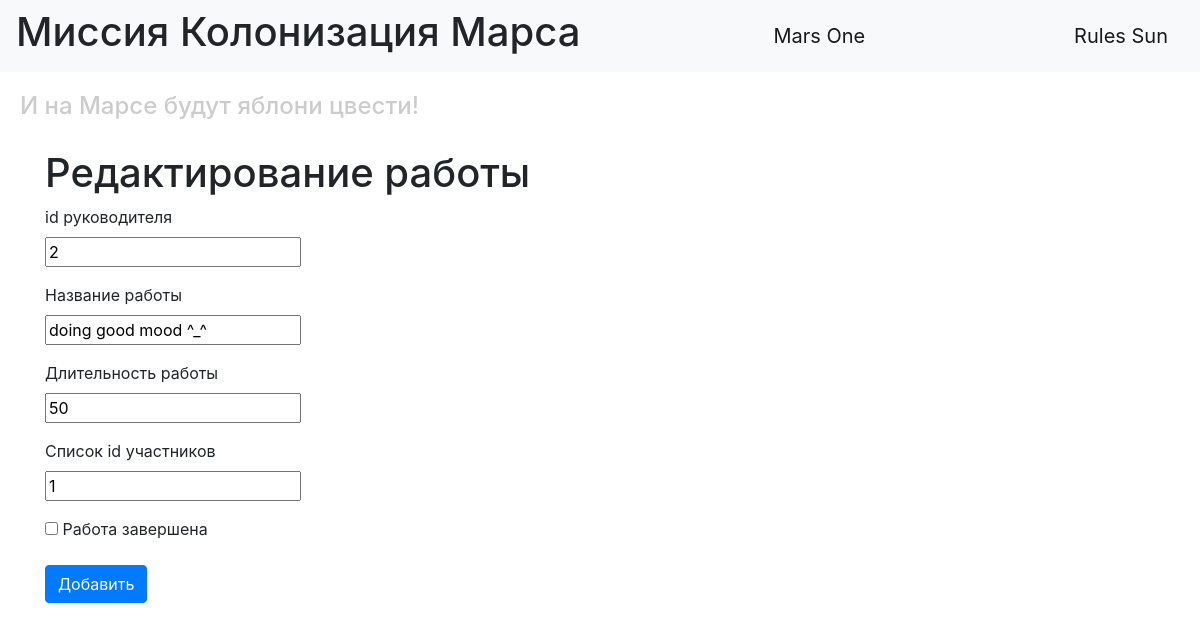
/jobs/5 (signed in), run on the app's committed database.
### data/users.py (models this page shows, shortened)
class User(SqlAlchemyBase, UserMixin, SerializerMixin):
    __tablename__ = 'users'
    id = sqlalchemy.Column(sqlalchemy.Integer,
                           primary_key=True, autoincrement=True)
    surname = sqlalchemy.Column(sqlalchemy.String, nullable=True)
    name = sqlalchemy.Column(sqlalchemy.String, nullable=True)
    age = sqlalchemy.Column(sqlalchemy.Integer)
    position = sqlalchemy.Column(sqlalchemy.String, nullable=True)
    speciality = sqlalchemy.Column(sqlalchemy.String, nullable=True)
    address = sqlalchemy.Column(sqlalchemy.String, nullable=True)
    email = sqlalchemy.Column(sqlalchemy.String,
                              index=True, unique=True, nullable=True)
    hashed_password = sqlalchemy.Column(sqlalchemy.String, nullable=True)
    modified_date = sqlalchemy.Column(sqlalchemy.DateTime)
    city_from = sqlalchemy.Column(sqlalchemy.String)

### data/jobs.py (models this page shows)
class Jobs(SqlAlchemyBase, UserMixin, SerializerMixin):
    __tablename__ = 'jobs'
    id = sqlalchemy.Column(sqlalchemy.Integer,
                           primary_key=True, autoincrement=True)
    team_leader = sqlalchemy.Column(sqlalchemy.Integer,
                                    sqlalchemy.ForeignKey("users.id"))
    user = orm.relation('User')
    job = sqlalchemy.Column(sqlalchemy.String, nullable=True)
    work_size = sqlalchemy.Column(sqlalchemy.Integer)
    collaborators = sqlalchemy.Column(sqlalchemy.String)
    start_date = sqlalchemy.Column(sqlalchemy.DateTime,
                                   default=datetime.datetime.now)
    end_date = sqlalchemy.Column(sqlalchemy.DateTime)
    is_finished = sqlalchemy.Column(sqlalchemy.Boolean, default=False)

### main.py (the view, shortened to what this page needs)
@app.route('/jobs/<int:id>', methods=['GET', 'POST'])
@login_required
def edit_job(id):
    form = JobsForm()
    if request.method == "GET":
        session = db_session.create_session()
        job = session.query(Jobs).filter(Jobs.id == id,
                                          (Jobs.team_leader == current_user.id)|(current_user.id == 1)).first()
        if job:
            form.team_leader.data = job.team_leader
            form.job.data = job.job
            form.work_size.data = job.work_size
            form.collaborators.data = job.collaborators
            form.is_finished.data = job.is_finished
        else:
            abort(404)
    return render_template('addjob.html', title='Редактирование работы', form=form)

### loginform.py
class JobsForm(FlaskForm):
    team_leader = IntegerField('id руководителя', validators=[DataRequired()])
    job = StringField('Название работы', validators=[DataRequired()])
    work_size = IntegerField('Длительность работы', validators=[DataRequired()])
    collaborators = StringField('Список id участников', validators=[DataRequired()])
    start_date = DateField('Время начала работы', default=datetime.datetime.now)
    end_date = DateField('Время конца работы', default=datetime.datetime.now)
    is_finished = BooleanField('Работа завершена', default=False)
    submit = SubmitField('Добавить')

### data/db_session.py (called while the page is built)
def create_session() -> Session:
    global __factory
    return __factory()

### main.py (called while the page is built)
@login_manager.user_loader
def load_user(user_id):
    session = db_session.create_session()
    return session.query(User).get(user_id)

### templates/addjob.html (shortened to what this page needs)
{% extends "base.html" %}
{% block content %}
    <h1>{{ title }}</h1>
    <form action="" method="post">
        <p>
            {{ form.team_leader.label }}<br>
            {{ form.team_leader }}<br>
        </p>
        <p>
            {{ form.job.label }}<br>
            {{ form.job }}<br>
        </p>
        <p>
            {{ form.work_size.label }}<br>
            {{ form.work_size }}<br>
        </p>
        <p>
            {{ form.collaborators.label }}<br>
            {{ form.collaborators }}<br>
        </p>
        <p>{{ form.is_finished() }} {{ form.is_finished.label }}</p>
        <p>{{ form.submit(type="submit", class="btn btn-primary") }}</p>
    </form>
{% endblock %}

### templates/base.html (shortened to what this page needs)
<!DOCTYPE html>
<html lang="en">
<head>
    <link rel="stylesheet" href="https://stackpath.bootstrapcdn.com/bootstrap/4.4.1/css/bootstrap.min.css">
    <link rel="stylesheet" type="text/css" href="/static/css/style.css" />
</head>
  <body>
    <header>
      <nav class="navbar navbar-light bg-light">
          <h1>Миссия Колонизация Марса</h1>
        <a class="navbar-brand" href="#">Mars One</a>
          {% if current_user.is_authenticated %}
    <a class="navbar-brand" href="/logout">{{ current_user.name }} {{ current_user.surname }}</a>
{% else %}
    <p>
        <a class="btn btn-primary " href="/register">Зарегистрироваться</a>
        <a class="btn btn-success" href="/login">Войти</a>
    </p>
{% endif %}
      </nav>
        <h4>И на Марсе будут яблони цвести!</h4>
    </header>
    <main role="main" class="container">
        {% block content %}{% endblock %}
    </main>
  </body>
</html>

### static/css/style.css (style rules this page uses)
h4 { color: #cccccc; padding: 20px; }

### data on the page
User: name "Rules", surname "Sun"
Jobs: team_leader "2", job "doing good mood ^_^", work_size "50", collaborators "1"

### other printed values
{{ title }} "Редактирование работы"
